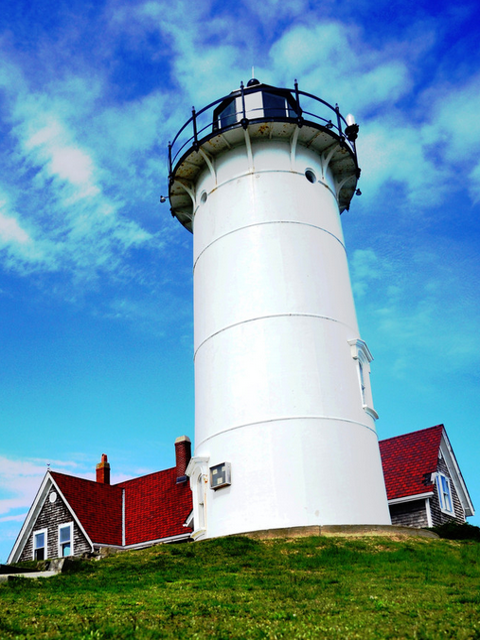
#> input picture Foto Esercitazioni/lighthouse.png, 480 x 640 px, found by its file name
$ python Pyramids.py
#> lines starting #> are read from the running program, lines starting #| are printed output that depends on the picture
import imageio as io
import os
import numpy as np
import matplotlib.pyplot as plt
import scipy
from skimage import color
from skimage import transform

sigma=5
size=55

x,y=np.mgrid[-size//2 + 1:size//2 + 1, -size//2 + 1:size//2 + 1]

L=(x**2+y**2-2*sigma**2)/(2*np.pi*sigma**6)*np.exp(-(x**2+y**2)/(2*sigma**2))

#plt.figure()
plt.imshow(L, cmap='gray')
plt.colorbar()
plt.show()

from matplotlib import cm

fig, ax = plt.subplots(subplot_kw={"projection": "3d"})
surf = ax.plot_surface(x, y, L, cmap=cm.coolwarm,
                       linewidth=0, antialiased=False)
ax.set_title("Laplacian of Gaussian (3D surface)")


plt.show()
def my_gaussian(sigma, size):
    x,y=np.mgrid[-size//2 + 1:size//2 + 1, -size//2 + 1:size//2 + 1]

    G = (1 / (2 * np.pi * sigma**2)) * np.exp(-(x**2 + y**2) / (2 * sigma**2))
    return G

def my_laplacian(sigma, size):
    x,y=np.mgrid[-size//2 + 1:size//2 + 1, -size//2 + 1:size//2 + 1]

    L=(x**2+y**2-2*sigma**2)/(2*np.pi*sigma**6)*np.exp(-(x**2+y**2)/(2*sigma**2))

    return L


path =r'C:\Users\danie\Desktop\IPCV\Foto Esercitazioni'

Img=io.imread(os.path.join(path,'lighthouse.png'))
#> Img is the input picture: shape (640, 480, 3); mean R, G, B 106.4, 150.1, 171.4

Img1=Img.copy()
Img1=Img1.astype(np.float32)/255
if len(Img1.shape)==3:
    Img1gray= color.rgb2gray(Img1)
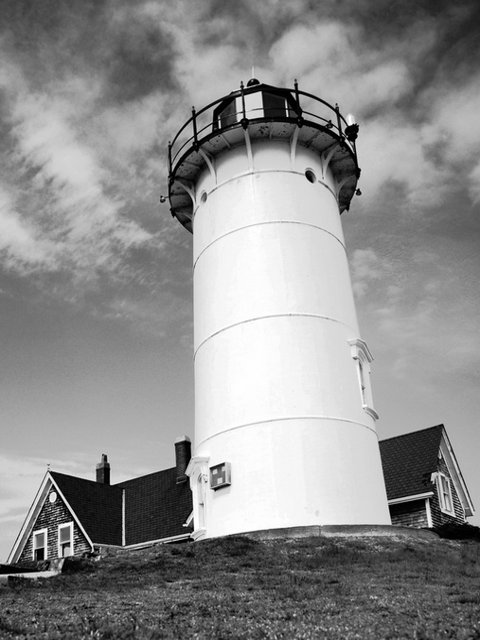
#> Img1gray: shape (640, 480) float32; min 0, max 1, mean 0.558
Dimgauss=55
gauss_pyramid=[]

gauss_pyramid.append(Img1gray.copy())
for i in range(1,5):
    Gauss=my_gaussian(5,55)
    Smoothed=scipy.signal.convolve2d(gauss_pyramid[i-1],Gauss,mode='same',boundary='symm')
    subsampled=Smoothed[::2,::2]
    gauss_pyramid.append(subsampled)
#> after the loop, gauss_pyramid = 5 items

#plt.figure(figsize=(10, 6))
for k in range(len(gauss_pyramid)):
    plt.subplot(2, (len(gauss_pyramid)+1)//2, k+1)
    plt.imshow(gauss_pyramid[k], cmap='gray')
    plt.axis('off')
    plt.title(f'Level {k}')
#> this loop made 5 passes
plt.suptitle('Gaussian Pyramid')
plt.tight_layout()
plt.show()


laplacian_pyramid=[]
I_lp=np.copy(Img1gray)
h_lap=55
for k in range(0,6):
    lfiltered=scipy.signal.convolve2d(I_lp,my_laplacian(5,55),mode='same')
    laplacian_pyramid.append(lfiltered)
    I_lp=I_lp[::2,::2]
#> this loop made 6 passes
#> pass 2, `I_lp=I_lp[::2,::2]`:
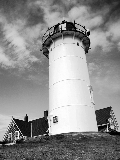
#> I_lp: shape (160, 120) float32; min 0, max 1, mean 0.559
#> after the loop, laplacian_pyramid = 6 items

#plt.figure()
for k in range(5):  # show first 5 levels
    plt.subplot(2, 3, k+1)
    plt.imshow(laplacian_pyramid[k], cmap='gray')
    plt.axis('off')
    plt.title(f'Level {k}')

plt.suptitle('Laplacian Pyramid')
plt.tight_layout()
plt.show()
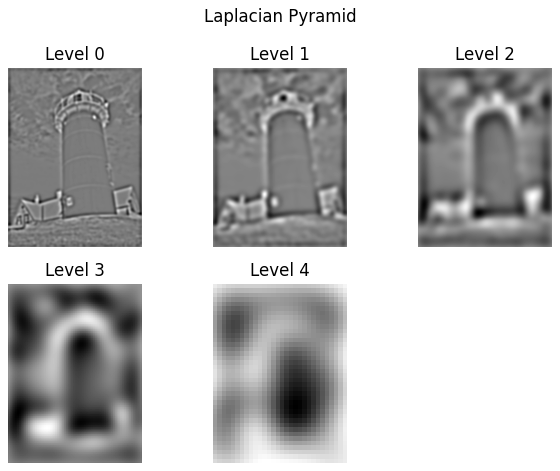
#> figure drawn by matplotlib, 5 panels


diff_pyramid=[]
diff_pyramid.append(Img1gray.copy())

for k in range(len(gauss_pyramid)):
    G1=my_gaussian(5,55)
    G2=my_gaussian(3,55)
    Gfiltered1=scipy.signal.convolve2d(gauss_pyramid[k],G1,mode='same')
    Gfiltered2=scipy.signal.convolve2d(gauss_pyramid[k],G2,mode='same')
    diff=Gfiltered1-Gfiltered2
    diff_pyramid.append(diff)
    I_lp=I_lp[::2,::2]
#> this loop made 5 passes
#> I_lp on passes 2 to 5: [[0.246, 0.497], [0.548, 0.992], [0.825, 0.992]], [0.246, 0.825], [0.246], [0.246]
#> pass 1, `diff=Gfiltered1-Gfiltered2`:
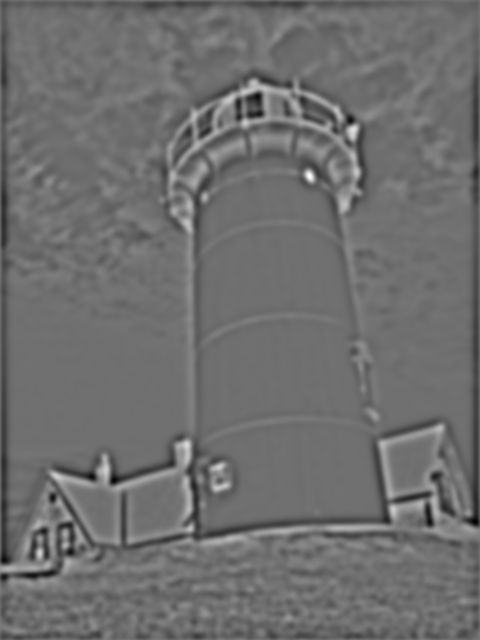
#> diff: shape (640, 480) float64; min -0.178, max 0.226, mean -0.00254; drawn with min black and max white
#> pass 2, `Gfiltered1=scipy.signal.convolve2d(gauss_pyramid[k],G1,mode='same')`:
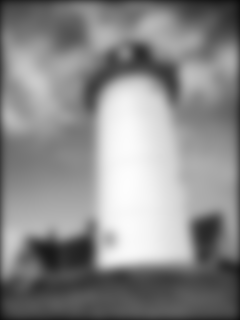
#> Gfiltered1: shape (320, 240) float64; min 0.0494, max 0.993, mean 0.546
#> after the loop, diff_pyramid = 6 items

#plt.figure()
for k in range(5):
    plt.subplot(2,3,k+1)
    plt.imshow(diff_pyramid[k], cmap = 'gray')

plt.suptitle('DoG Pyramid')
#plt.show()


I_rec = gauss_pyramid[-1]
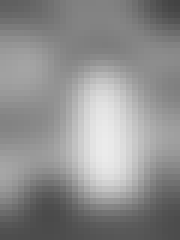
#> I_rec: shape (40, 30) float64 (shown 6 times larger); min 0.264, max 0.924, mean 0.56
levels = len(gauss_pyramid)
#> levels = 5
scale = np.arange(0, levels-1)   # Gaussian pyramid scales go from 0 to 5
#> scale = [0, 1, 2, 3]
scale = np.flip(scale)           # We need to start from the coarsest level and move backwards
#> scale = [3, 2, 1, 0]


plt.figure()
for k in scale:
    # Perform upsampling using bicubic interpolation (order=3).
    I_up = transform.rescale(I_rec, 2, order=3)

    # Add the detail image (from the Laplacian pyramid) back to reconstruct.
    I_rec = I_up + laplacian_pyramid[k]
#> I_rec: shape (640, 480) float64

# Compare original vs reconstructed image
plt.figure()
plt.subplot(121), plt.imshow(Img1gray, cmap='gray'), plt.title('Original')
plt.subplot(122), plt.imshow(I_rec, cmap='gray'), plt.title('Reconstructed')
plt.show()
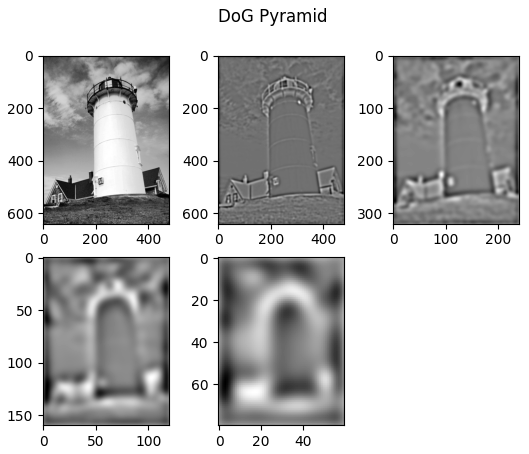
#> figure drawn by matplotlib, 5 panels
